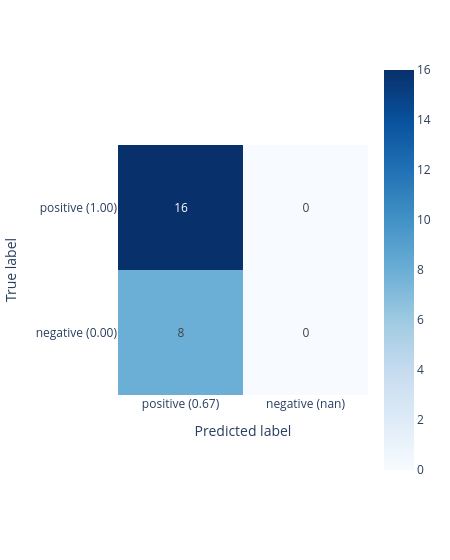

The code cell stored with this chart in its notebook:
### Code cell
# docling

cm = create_confusion_matrix('docling', config.dataset['path'], pdf_urls_select.loc[['2406.06650v2']])

print(cm)

PX.displayConfusionMatrix(np.array(cm), width=450, xaxes={'labels': labels, 'title': 'Predicted label'}, yaxes={'labels': labels, 'title': 'True label'})

print(f'recall {Helper.confusion_matrix_tpr(cm)}')
print(f'precision {Helper.confusion_matrix_ppv(cm)}')
#print(f'f1 score {Helper.confusion_matrix_f1_score(cm)}')

### Figure 1 — Plotly figure (JSON) as saved in the notebook; plotly's stock layout.template omitted (floating-point values rounded to 4 significant figures)
{"data": [{"coloraxis": "coloraxis", "hovertemplate": "x: %{x}<br>y: %{y}<br>color: %{z}<extra></extra>", "name": "0", "texttemplate": "%{z}", "type": "heatmap", "xaxis": "x", "yaxis": "y", "z": [[16, 0], [8, 0]]}], "layout": {"coloraxis": {"autocolorscale": false, "colorscale": [[0, "rgb(247,251,255)"], [0.125, "rgb(222,235,247)"], [0.25, "rgb(198,219,239)"], [0.375, "rgb(158,202,225)"], [0.5, "rgb(107,174,214)"], [0.625, "rgb(66,146,198)"], [0.75, "rgb(33,113,181)"], [0.875, "rgb(8,81,156)"], [1, "rgb(8,48,107)"]]}, "margin": {"t": 60}, "width": 450, "xaxis": {"anchor": "y", "constrain": "domain", "domain": [0, 1], "scaleanchor": "y", "tickmode": "array", "ticktext": ["positive (0.67)", "negative (nan)"], "tickvals": [0, 1], "title": {"text": "Predicted label"}}, "yaxis": {"anchor": "x", "autorange": "reversed", "constrain": "domain", "domain": [0, 1], "tickmode": "array", "ticktext": ["positive (1.00)", "negative (0.00)"], "tickvals": [0, 1], "title": {"text": "True label"}}}}
